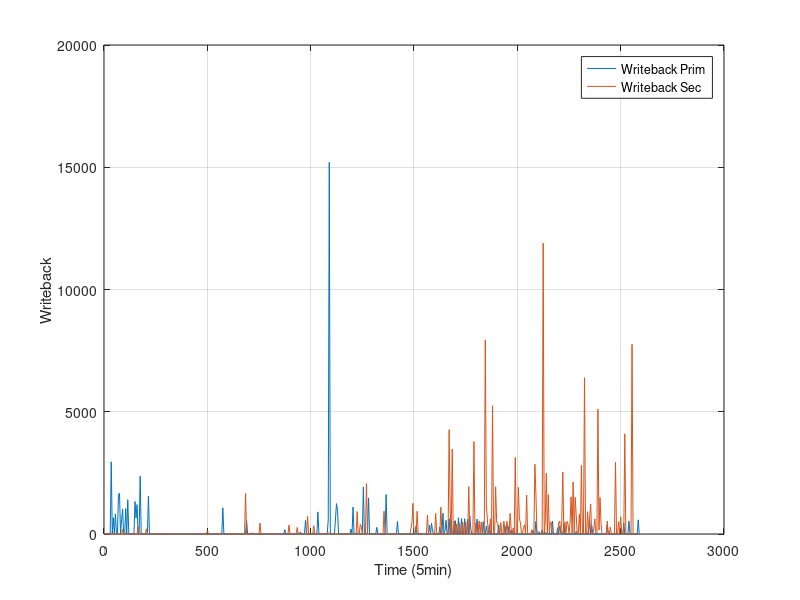

Write the MATLAB code that produced this figure.
#! /usr/bin/octave -qf
fig = figure;
data = dlmread("finput.txt"," ");
data_sec = dlmread("finput_sec.txt"," ");
size(data);
size(data_sec);
set(fig, "visible", "off");

time =  data(:,1);
MemTotal =  data(:,2);
MemFree =  data(:,3);
Buffers =  data(:,4);
Cached =  data(:,5);
SwapCached =  data(:,6);
Active =  data(:,7);
Inactive =  data(:,8);
SwapTotal =  data(:,9);
SwapFree =  data(:,10);
Dirty =  data(:,11);
Writeback =  data(:,12);
AnonPages =  data(:,13);
Mapped =  data(:,14);
Slab =  data(:,15);
SReclaimable =  data(:,16);
SUnreclaim =  data(:,17);
PageTables =  data(:,18);
NFS_Unstable =  data(:,19);
Bounce =  data(:,20);
WritebackTmp =  data(:,21);
CommitLimit =  data(:,22);
Committed_AS =  data(:,23);
VmallocTotal =  data(:,24);
VmallocUsed =  data(:,25);
VmallocChunk =  data(:,26);

time_sec =  data_sec(:,1);
MemTotal_sec =  data_sec(:,2);
MemFree_sec =  data_sec(:,3);
Buffers_sec =  data_sec(:,4);
Cached_sec =  data_sec(:,5);
SwapCached_sec =  data_sec(:,6);
Active_sec =  data_sec(:,7);
Inactive_sec =  data_sec(:,8);
SwapTotal_sec =  data_sec(:,9);
SwapFree_sec =  data_sec(:,10);
Dirty_sec =  data_sec(:,11);
Writeback_sec =  data_sec(:,12);
AnonPages_sec =  data_sec(:,13);
Mapped_sec =  data_sec(:,14);
Slab_sec =  data_sec(:,15);
SReclaimable_sec =  data_sec(:,16);
SUnreclaim_sec =  data_sec(:,17);
PageTables_sec =  data_sec(:,18);
NFS_Unstable_sec =  data_sec(:,19);
Bounce_sec =  data_sec(:,20);
WritebackTmp_sec =  data_sec(:,21);
CommitLimit_sec =  data_sec(:,22);
Committed_AS_sec =  data_sec(:,23);
VmallocTotal_sec =  data_sec(:,24);
VmallocUsed_sec =  data_sec(:,25);
VmallocChunk_sec =  data_sec(:,26);


plot(time,Writeback,";Writeback Prim;",time,Writeback_sec,";Writeback Sec;"), grid

xlabel("Time (5min)");
ylabel("Writeback");
print("Writeback.png", "-dpng");


